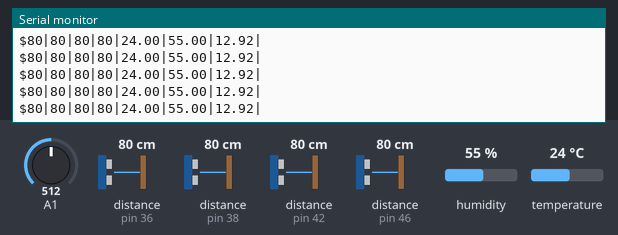
Bench run of a sketch on a simulated Arduino Mega 2560, built with avr-gcc and run on an emulated ATmega2560. Shown: the last lines printed to the serial monitor. Wiring (inferred from the names in the program): 4 × ultrasonic range finder: trigger pin 34, echo pin 36 / trigger pin 40, echo pin 38 / trigger pin 44, echo pin 42 / trigger pin 48, echo pin 46. The test bench sets the inputs (shaded band); at power-on: distance to the obstacle (sensors on pin 36, pin 38, pin 42, pin 46) 80 cm, A1 = 512, humidity 55 %, temperature 24 °C. The echo pulse lasts 58.3 µs per cm.

Above: at 1.2 s.
1.3 s: distance to the obstacle (sensor on pin 36) set to 18 cm
At 1.39 s:
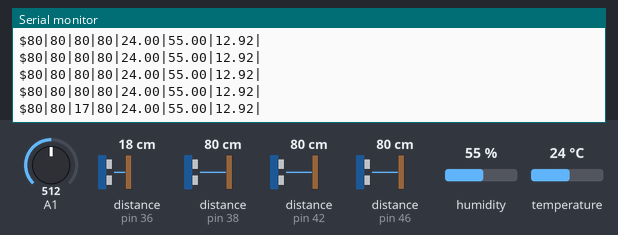
4.3 s: distance to the obstacle (sensor on pin 38) set to 9 cm
At 4.3 s:
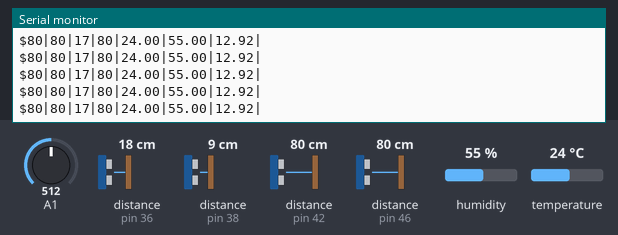
7.3 s: distance to the obstacle (sensor on pin 42) set to 4 cm
At 7.35 s:
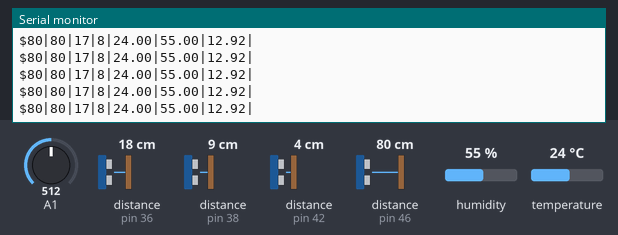
10.3 s: distance to the obstacle (sensor on pin 46) set to 9 cm
At 10.31 s:
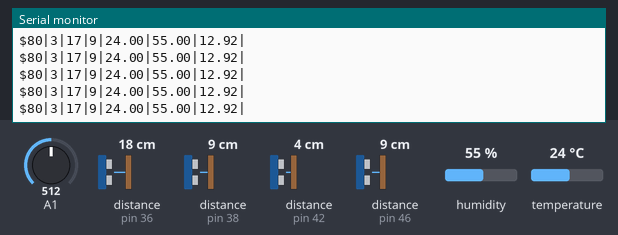
13.3 s: distance to the obstacle (sensor on pin 36) set to 9 cm
At 13.3 s:
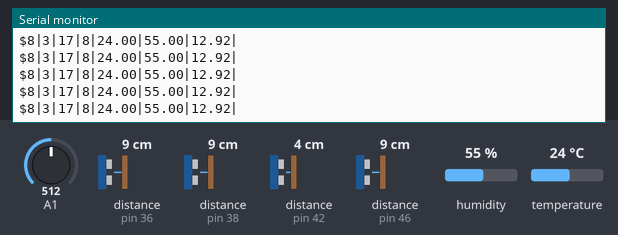
16.3 s: distance to the obstacle (sensor on pin 38) set to 2 cm
At 16.3 s:
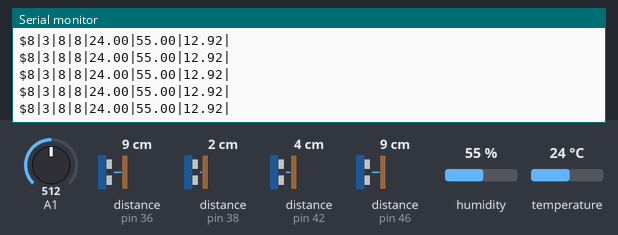
Timing chart, 0 to 19.3 s (numbered marks = the images above; inputs shaded):
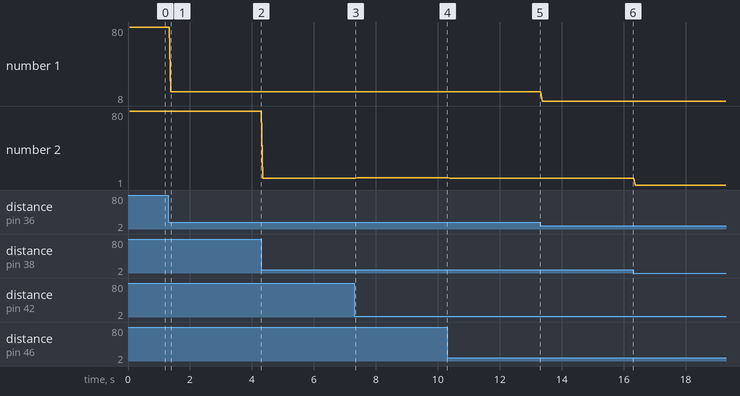

The sketch:

arduino_opr_bot.ino
```cpp
/*
Arduino Mega Controller for CGBOT-OPR

** Use the flash_arduino.sh script to flash the Arduino attached.

Arduino Mega Devices and Pins:

ULTRASONIC SENSORS:
* In a top down view. Robot front at the top.
    1                              2
  %%%%%%%%%%%%%%%%%%%%%%%%%%%%%%%%%%%%
       @                        @
       @                        @
       @                        @
       @                        @
       @                        @
       @                        @
       @                        @
       @                        @
       @                        @
       @                        @
       @                        @
       @                        @
       @                        @
       @                        @
       @                        @
  %%%%%%%%%%%%%%%%%%%%%%%%%%%%%%%%%%%%
    3                            4

trigger, echo
1: 48,46
2: 44,42
3: 34,36
4: 40,38

// Temperature Sensor
i2C

// Voltage Sensor
A0

Returns:
US1|US2|US3|US4|TEMP|HUMIDITY|VOLTAGE

*/

#include <Arduino.h>
#include <Wire.h>
#include "Adafruit_SHT31.h"

// Ultrasonics
// [ [echo, trigger] ]
int sensors[][2] = { {46, 48}, {42, 44}, {36, 34}, {38, 40} };
// int sensors[][2] = { {6, 7} };

// Temperature SHT30-D
Adafruit_SHT31 sht31 = Adafruit_SHT31();
bool enableHeater = false;

// Voltage Sensors
float voltage;

void setup()
{
  Serial.begin(9600);

  // Ultrasonic Sensors Pinmode
  for (int i = 0; i < sizeof sensors/sizeof sensors[0]; i++) {
    pinMode(sensors[i][0], INPUT);
    pinMode(sensors[i][1], OUTPUT);
    digitalWrite(sensors[i][0], HIGH);
  }

  sht31.begin(0x44);

  // Voltage Sensor
  analogReference(DEFAULT);

}

void loop()
{
      String message = "$";

      for (int i = 0; i < sizeof sensors/sizeof sensors[0]; i++) {
        int echo = sensors[i][0];
        int trig = sensors[i][1];
        digitalWrite(trig, LOW);
        delayMicroseconds(2);

        // Send a 10uS high to trigger ranging
        digitalWrite(trig, HIGH);
        delayMicroseconds(10);

        // Send pin low again
        digitalWrite(trig, LOW);

        // Read in times pulse
        int distance = pulseIn(echo, HIGH,26000);
        distance= distance/58;

        message += String(distance) + "|";

        // Add additional delay for ultrasonics per their documentation.
        // So a reading doesn't occur more than every 50 microseconds.
        // Perhaps helps with overlapping in sensors as well.
        // https://wiki.dfrobot.com/Weatherproof_Ultrasonic_Sensor_With_Separate_Probe_SKU_SEN0208
        // Double to be safe
        delayMicroseconds(100);

      }

      // Return Temperature on top/high/hot side
      float t = sht31.readTemperature();
      message += String(t) + "|";
      // Return humidity on top/high/hot side
      float h = sht31.readHumidity();
      message += String(h) + "|";
      // Return voltage reading from battery
      voltage = analogRead(A1) * 0.0252427 ;
      message += String(voltage) + "|";

      Serial.println(message);

}
```

Measured:
- after the input at 1.3 s, the serial monitor: prints a new line after 0.08 s (image 1)
- plotted number 1: 80 → 17 after the input at 1.3 s
- plotted number 2: 80 → 8 after the input at 4.3 s, 8 → 9 after the input at 7.3 s, 8 → 1 after the input at 16.3 s
